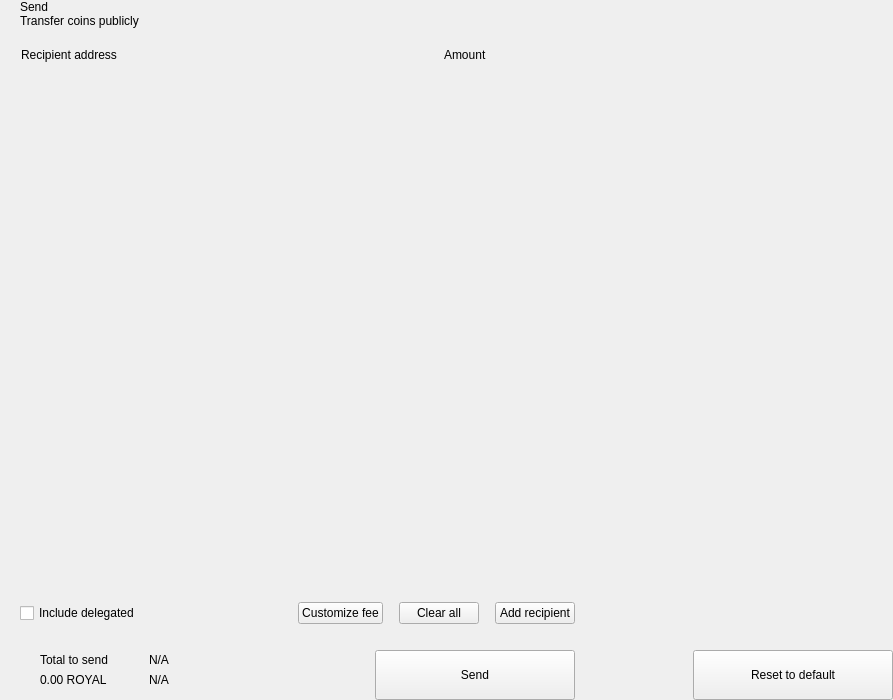
<?xml version="1.0" encoding="UTF-8"?>
<ui version="4.0">
 <class>send</class>
 <widget class="QWidget" name="send">
  <property name="geometry">
   <rect>
    <x>0</x>
    <y>0</y>
    <width>893</width>
    <height>700</height>
   </rect>
  </property>
  <property name="windowTitle">
   <string notr="true">N/A</string>
  </property>
  <layout class="QHBoxLayout" name="horizontalLayout_2" stretch="2,1">
   <property name="spacing">
    <number>0</number>
   </property>
   <property name="leftMargin">
    <number>0</number>
   </property>
   <property name="topMargin">
    <number>0</number>
   </property>
   <property name="rightMargin">
    <number>0</number>
   </property>
   <property name="bottomMargin">
    <number>0</number>
   </property>
   <item>
    <widget class="QWidget" name="left" native="true">
     <layout class="QVBoxLayout" name="verticalLayout_3">
      <property name="spacing">
       <number>0</number>
      </property>
      <property name="leftMargin">
       <number>0</number>
      </property>
      <property name="topMargin">
       <number>0</number>
      </property>
      <property name="rightMargin">
       <number>0</number>
      </property>
      <property name="bottomMargin">
       <number>0</number>
      </property>
      <item>
       <layout class="QVBoxLayout" name="verticalLayout_22" stretch="0,0,0,1,0,0,0,0">
        <property name="spacing">
         <number>0</number>
        </property>
        <item>
         <layout class="QHBoxLayout" name="horizontalLayout_3">
          <property name="spacing">
           <number>0</number>
          </property>
          <property name="leftMargin">
           <number>20</number>
          </property>
          <property name="rightMargin">
           <number>20</number>
          </property>
          <item>
           <layout class="QVBoxLayout" name="verticalLayout">
            <property name="spacing">
             <number>0</number>
            </property>
            <item>
             <widget class="QLabel" name="labelTitle">
              <property name="text">
               <string>Send</string>
              </property>
              <property name="alignment">
               <set>Qt::AlignLeading|Qt::AlignLeft|Qt::AlignVCenter</set>
              </property>
             </widget>
            </item>
            <item>
             <widget class="QLabel" name="labelSubtitle1">
              <property name="text">
               <string>Transfer coins publicly</string>
              </property>
             </widget>
            </item>
           </layout>
          </item>
          <item>
           <spacer name="horizontalSpacer">
            <property name="orientation">
             <enum>Qt::Horizontal</enum>
            </property>
            <property name="sizeHint" stdset="0">
             <size>
              <width>40</width>
              <height>20</height>
             </size>
            </property>
           </spacer>
          </item>
         </layout>
        </item>
        <item>
         <spacer name="verticalSpacer_2">
          <property name="orientation">
           <enum>Qt::Vertical</enum>
          </property>
          <property name="sizeType">
           <enum>QSizePolicy::Fixed</enum>
          </property>
          <property name="sizeHint" stdset="0">
           <size>
            <width>20</width>
            <height>20</height>
           </size>
          </property>
         </spacer>
        </item>
        <item>
         <layout class="QHBoxLayout" name="horizontalLayout" stretch="6,0,2">
          <property name="spacing">
           <number>0</number>
          </property>
          <property name="leftMargin">
           <number>10</number>
          </property>
          <property name="topMargin">
           <number>0</number>
          </property>
          <property name="rightMargin">
           <number>20</number>
          </property>
          <property name="bottomMargin">
           <number>0</number>
          </property>
          <item>
           <widget class="QLabel" name="labelSubtitleAddress">
            <property name="styleSheet">
             <string notr="true">margin-left:8px;</string>
            </property>
            <property name="text">
             <string>Recipient address</string>
            </property>
           </widget>
          </item>
          <item>
           <spacer name="horizontalSpacer_3">
            <property name="orientation">
             <enum>Qt::Horizontal</enum>
            </property>
            <property name="sizeType">
             <enum>QSizePolicy::Fixed</enum>
            </property>
            <property name="sizeHint" stdset="0">
             <size>
              <width>40</width>
              <height>1</height>
             </size>
            </property>
           </spacer>
          </item>
          <item>
           <widget class="QLabel" name="labelSubtitleAmount">
            <property name="text">
             <string>Amount</string>
            </property>
           </widget>
          </item>
         </layout>
        </item>
        <item>
         <widget class="QScrollArea" name="scrollArea">
          <property name="minimumSize">
           <size>
            <width>0</width>
            <height>350</height>
           </size>
          </property>
          <property name="styleSheet">
           <string notr="true">#scrollArea {
            background:transparent;
            margin-top:10px;
}</string>
          </property>
          <property name="horizontalScrollBarPolicy">
           <enum>Qt::ScrollBarAlwaysOff</enum>
          </property>
          <property name="sizeAdjustPolicy">
           <enum>QAbstractScrollArea::AdjustIgnored</enum>
          </property>
          <property name="widgetResizable">
           <bool>true</bool>
          </property>
          <property name="alignment">
           <set>Qt::AlignLeading|Qt::AlignLeft|Qt::AlignTop</set>
          </property>
          <widget class="QWidget" name="scrollAreaWidgetContents">
           <property name="geometry">
            <rect>
             <x>0</x>
             <y>0</y>
             <width>591</width>
             <height>16</height>
            </rect>
           </property>
           <property name="sizePolicy">
            <sizepolicy hsizetype="Preferred" vsizetype="Maximum">
             <horstretch>0</horstretch>
             <verstretch>0</verstretch>
            </sizepolicy>
           </property>
           <property name="autoFillBackground">
            <bool>false</bool>
           </property>
           <property name="styleSheet">
            <string notr="true">#scrollAreaWidgetContents {
             background:transparent;
             }</string>
           </property>
           <layout class="QVBoxLayout" name="verticalLayout_7">
            <property name="spacing">
             <number>0</number>
            </property>
            <property name="sizeConstraint">
             <enum>QLayout::SetDefaultConstraint</enum>
            </property>
            <property name="leftMargin">
             <number>0</number>
            </property>
            <property name="topMargin">
             <number>0</number>
            </property>
            <property name="rightMargin">
             <number>0</number>
            </property>
            <property name="bottomMargin">
             <number>0</number>
            </property>
           </layout>
          </widget>
         </widget>
        </item>
        <item>
         <spacer name="verticalSpacer_4">
          <property name="orientation">
           <enum>Qt::Vertical</enum>
          </property>
          <property name="sizeType">
           <enum>QSizePolicy::Fixed</enum>
          </property>
          <property name="sizeHint" stdset="0">
           <size>
            <width>20</width>
            <height>20</height>
           </size>
          </property>
         </spacer>
        </item>
        <item>
         <layout class="QHBoxLayout" name="horizontalLayout_20">
          <property name="spacing">
           <number>6</number>
          </property>
          <property name="leftMargin">
           <number>20</number>
          </property>
          <property name="rightMargin">
           <number>20</number>
          </property>
          <item>
           <widget class="QCheckBox" name="checkBoxDelegations">
            <property name="layoutDirection">
             <enum>Qt::LeftToRight</enum>
            </property>
            <property name="text">
             <string>Include delegated</string>
            </property>
           </widget>
          </item>
          <item>
           <spacer name="horizontalSpacer_4">
            <property name="orientation">
             <enum>Qt::Horizontal</enum>
            </property>
            <property name="sizeHint" stdset="0">
             <size>
              <width>10</width>
              <height>20</height>
             </size>
            </property>
           </spacer>
          </item>
          <item>
           <widget class="QPushButton" name="pushButtonFee">
            <property name="focusPolicy">
             <enum>Qt::NoFocus</enum>
            </property>
            <property name="text">
             <string>Customize fee</string>
            </property>
           </widget>
          </item>
          <item>
           <spacer name="horizontalSpacer_11">
            <property name="orientation">
             <enum>Qt::Horizontal</enum>
            </property>
            <property name="sizeType">
             <enum>QSizePolicy::Minimum</enum>
            </property>
            <property name="sizeHint" stdset="0">
             <size>
              <width>10</width>
              <height>20</height>
             </size>
            </property>
           </spacer>
          </item>
          <item>
           <widget class="QPushButton" name="pushButtonClear">
            <property name="focusPolicy">
             <enum>Qt::NoFocus</enum>
            </property>
            <property name="layoutDirection">
             <enum>Qt::RightToLeft</enum>
            </property>
            <property name="text">
             <string>Clear all</string>
            </property>
           </widget>
          </item>
          <item>
           <spacer name="horizontalSpacer_6">
            <property name="orientation">
             <enum>Qt::Horizontal</enum>
            </property>
            <property name="sizeType">
             <enum>QSizePolicy::Fixed</enum>
            </property>
            <property name="sizeHint" stdset="0">
             <size>
              <width>10</width>
              <height>20</height>
             </size>
            </property>
           </spacer>
          </item>
          <item>
           <widget class="QPushButton" name="pushButtonAddRecipient">
            <property name="focusPolicy">
             <enum>Qt::NoFocus</enum>
            </property>
            <property name="text">
             <string>Add recipient</string>
            </property>
           </widget>
          </item>
         </layout>
        </item>
        <item>
         <spacer name="verticalSpacer">
          <property name="orientation">
           <enum>Qt::Vertical</enum>
          </property>
          <property name="sizeType">
           <enum>QSizePolicy::Fixed</enum>
          </property>
          <property name="sizeHint" stdset="0">
           <size>
            <width>20</width>
            <height>16</height>
           </size>
          </property>
         </spacer>
        </item>
        <item>
         <layout class="QHBoxLayout" name="horizontalLayout_7">
          <property name="rightMargin">
           <number>20</number>
          </property>
          <item>
           <layout class="QHBoxLayout" name="horizontalLayout_10">
            <property name="spacing">
             <number>0</number>
            </property>
            <property name="leftMargin">
             <number>8</number>
            </property>
            <item>
             <widget class="QStackedWidget" name="stackedWidget">
              <property name="minimumSize">
               <size>
                <width>0</width>
                <height>60</height>
               </size>
              </property>
              <property name="maximumSize">
               <size>
                <width>16777215</width>
                <height>60</height>
               </size>
              </property>
              <widget class="QWidget" name="page1">
               <layout class="QVBoxLayout" name="verticalLayout_71" stretch="0">
                <property name="spacing">
                 <number>6</number>
                </property>
                <property name="leftMargin">
                 <number>12</number>
                </property>
                <property name="topMargin">
                 <number>0</number>
                </property>
                <property name="rightMargin">
                 <number>0</number>
                </property>
                <property name="bottomMargin">
                 <number>0</number>
                </property>
                <item>
                 <widget class="QWidget" name="coinWidget" native="true">
                  <property name="minimumSize">
                   <size>
                    <width>0</width>
                    <height>60</height>
                   </size>
                  </property>
                  <property name="maximumSize">
                   <size>
                    <width>16777215</width>
                    <height>60</height>
                   </size>
                  </property>
                  <layout class="QHBoxLayout" name="horizontalLayout_9">
                   <property name="spacing">
                    <number>0</number>
                   </property>
                   <property name="leftMargin">
                    <number>20</number>
                   </property>
                   <property name="topMargin">
                    <number>10</number>
                   </property>
                   <property name="rightMargin">
                    <number>20</number>
                   </property>
                   <property name="bottomMargin">
                    <number>10</number>
                   </property>
                   <item>
                    <layout class="QVBoxLayout" name="verticalSend">
                     <property name="spacing">
                      <number>0</number>
                     </property>
                     <item>
                      <widget class="QLabel" name="labelTitleTotalSend">
                       <property name="text">
                        <string>Total to send</string>
                       </property>
                      </widget>
                     </item>
                     <item>
                      <widget class="QLabel" name="labelAmountSend">
                       <property name="text">
                        <string notr="true">0.00 ROYAL</string>
                       </property>
                      </widget>
                     </item>
                    </layout>
                   </item>
                   <item>
                    <spacer name="horizontalSpacer_9">
                     <property name="orientation">
                      <enum>Qt::Horizontal</enum>
                     </property>
                     <property name="sizeType">
                      <enum>QSizePolicy::Fixed</enum>
                     </property>
                     <property name="sizeHint" stdset="0">
                      <size>
                       <width>20</width>
                       <height>20</height>
                      </size>
                     </property>
                    </spacer>
                   </item>
                   <item>
                    <widget class="QLabel" name="labelLine">
                     <property name="minimumSize">
                      <size>
                       <width>1</width>
                       <height>0</height>
                      </size>
                     </property>
                     <property name="maximumSize">
                      <size>
                       <width>1</width>
                       <height>16777215</height>
                      </size>
                     </property>
                     <property name="text">
                      <string/>
                     </property>
                    </widget>
                   </item>
                   <item>
                    <spacer name="horizontalSpacer_10">
                     <property name="orientation">
                      <enum>Qt::Horizontal</enum>
                     </property>
                     <property name="sizeType">
                      <enum>QSizePolicy::Fixed</enum>
                     </property>
                     <property name="sizeHint" stdset="0">
                      <size>
                       <width>20</width>
                       <height>20</height>
                      </size>
                     </property>
                    </spacer>
                   </item>
                   <item>
                    <layout class="QVBoxLayout" name="verticalRemaining">
                     <property name="spacing">
                      <number>0</number>
                     </property>
                     <item>
                      <widget class="QLabel" name="labelTitleTotalRemaining">
                       <property name="text">
                        <string notr="true">N/A</string>
                       </property>
                      </widget>
                     </item>
                     <item>
                      <widget class="QLabel" name="labelAmountRemaining">
                       <property name="text">
                        <string notr="true">N/A</string>
                       </property>
                      </widget>
                     </item>
                    </layout>
                   </item>
                  </layout>
                 </widget>
                </item>
               </layout>
              </widget>
              <widget class="QWidget" name="page_2"/>
             </widget>
            </item>
           </layout>
          </item>
          <item>
           <spacer name="horizontalSpacer_5">
            <property name="orientation">
             <enum>Qt::Horizontal</enum>
            </property>
            <property name="sizeType">
             <enum>QSizePolicy::Expanding</enum>
            </property>
            <property name="sizeHint" stdset="0">
             <size>
              <width>40</width>
              <height>20</height>
             </size>
            </property>
           </spacer>
          </item>
          <item alignment="Qt::AlignBottom">
           <widget class="QPushButton" name="pushButtonSave">
            <property name="minimumSize">
             <size>
              <width>200</width>
              <height>50</height>
             </size>
            </property>
            <property name="maximumSize">
             <size>
              <width>200</width>
              <height>50</height>
             </size>
            </property>
            <property name="focusPolicy">
             <enum>Qt::NoFocus</enum>
            </property>
            <property name="text">
             <string>Send</string>
            </property>
           </widget>
          </item>
         </layout>
        </item>
       </layout>
      </item>
     </layout>
    </widget>
   </item>
   <item>
    <widget class="QWidget" name="right" native="true">
     <layout class="QVBoxLayout" name="verticalLayout_5">
      <property name="leftMargin">
       <number>0</number>
      </property>
      <property name="topMargin">
       <number>0</number>
      </property>
      <property name="rightMargin">
       <number>0</number>
      </property>
      <property name="bottomMargin">
       <number>0</number>
      </property>
      <item>
       <layout class="QVBoxLayout" name="verticalLayout_4">
        <property name="spacing">
         <number>6</number>
        </property>
        <item>
         <widget class="OptionButton" name="btnCoinControl" native="true">
          <property name="minimumSize">
           <size>
            <width>0</width>
            <height>50</height>
           </size>
          </property>
         </widget>
        </item>
        <item>
         <widget class="OptionButton" name="btnChangeAddress" native="true">
          <property name="minimumSize">
           <size>
            <width>0</width>
            <height>50</height>
           </size>
          </property>
         </widget>
        </item>
        <item>
         <widget class="OptionButton" name="btnUri" native="true">
          <property name="minimumSize">
           <size>
            <width>0</width>
            <height>50</height>
           </size>
          </property>
         </widget>
        </item>
        <item>
         <widget class="OptionButton" name="btnShieldCoins" native="true">
          <property name="minimumSize">
           <size>
            <width>0</width>
            <height>50</height>
           </size>
          </property>
         </widget>
        </item>
        <item>
         <spacer name="verticalSpacer_5">
          <property name="orientation">
           <enum>Qt::Vertical</enum>
          </property>
          <property name="sizeHint" stdset="0">
           <size>
            <width>20</width>
            <height>40</height>
           </size>
          </property>
         </spacer>
        </item>
        <item>
         <layout class="QHBoxLayout" name="horizontalLayout_8">
          <item>
           <spacer name="horizontalSpacer_7">
            <property name="orientation">
             <enum>Qt::Horizontal</enum>
            </property>
            <property name="sizeHint" stdset="0">
             <size>
              <width>40</width>
              <height>20</height>
             </size>
            </property>
           </spacer>
          </item>
          <item>
           <widget class="QPushButton" name="pushButtonReset">
            <property name="minimumSize">
             <size>
              <width>200</width>
              <height>50</height>
             </size>
            </property>
            <property name="maximumSize">
             <size>
              <width>200</width>
              <height>50</height>
             </size>
            </property>
            <property name="focusPolicy">
             <enum>Qt::NoFocus</enum>
            </property>
            <property name="text">
             <string>Reset to default</string>
            </property>
           </widget>
          </item>
         </layout>
        </item>
       </layout>
      </item>
     </layout>
    </widget>
   </item>
  </layout>
 </widget>
 <customwidgets>
  <customwidget>
   <class>OptionButton</class>
   <extends>QWidget</extends>
   <header>qt/elysium_royale/optionbutton.h</header>
   <container>1</container>
  </customwidget>
 </customwidgets>
 <resources/>
 <connections/>
</ui>
